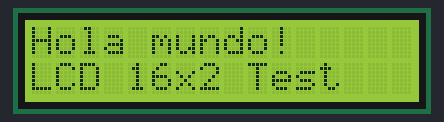
Simulated run of this sketch. Board: Arduino Uno, built with avr-gcc and run on an emulated ATmega328P. On the bench: 16×2 character LCD.

Above: at 0.1 s.
At 3.1 s:
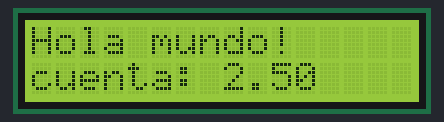
At 7.6 s:
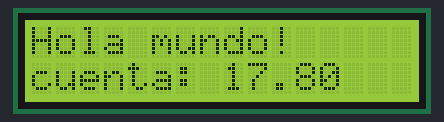
At 12.2 s:
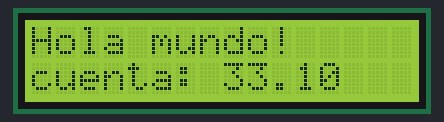
At 21.2 s:
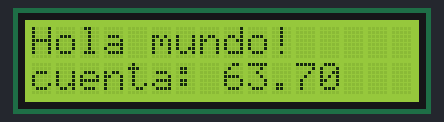
At 39.3 s:
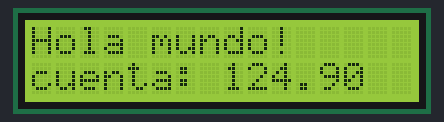

Measured:
- what the display in image 1 shows lasts 0.5 s, from 3.1 s to 3.6 s

The sketch:

lcd.ino
```cpp
#include <LiquidCrystal.h>

// LCD module connections (RS, E, D4, D5, D6, D7)
LiquidCrystal lcd(12, 11, 5, 4, 3, 2);

void setup() {
  // Set up the number of columns and rows of the LCD
  lcd.begin(16, 2);

  // Print a message to the LCD
  lcd.setCursor(0, 0);
  lcd.print("Hola mundo!");
  lcd.setCursor(0, 1);
  lcd.print("LCD 16x2 Test");
  delay(3000);
}

float count=2.5;
void loop() {
lcd.setCursor(0, 1);
lcd.print("cuenta: ") ;
lcd.print(count) ;
lcd.print("       ");
delay(500);
count+=1.7;

}
```
